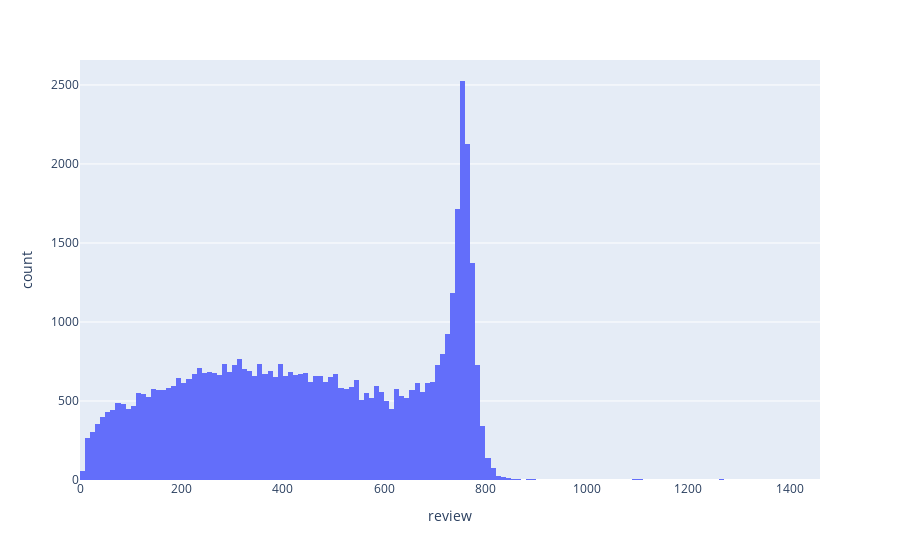

The code cell stored with this chart in its notebook:
### Code cell
review_length = df["review"].dropna().map(lambda x: len(x))
review_length = review_length.loc[review_length < 1500]
review_length = pd.DataFrame(review_length)
fig = px.histogram(review_length, x="review")
fig.show()

### Figure 1 — Plotly figure (JSON) as saved in the notebook; plotly's stock layout.template omitted (floating-point values rounded to 4 significant figures; data arrays with more than 128 entries replaced by an {"elided": "..."} marker saying what was removed)
{"data": [{"alignmentgroup": "True", "bingroup": "x", "hovertemplate": "review=%{x}<br>count=%{y}<extra></extra>", "legendgroup": "", "marker": {"color": "#636efa", "pattern": {"shape": ""}}, "name": "", "offsetgroup": "", "orientation": "v", "showlegend": false, "type": "histogram", "x": {"elided": "53733 int values"}, "xaxis": "x", "yaxis": "y"}], "layout": {"barmode": "relative", "legend": {"tracegroupgap": 0}, "margin": {"t": 60}, "xaxis": {"anchor": "y", "domain": [0, 1], "title": {"text": "review"}}, "yaxis": {"anchor": "x", "domain": [0, 1], "title": {"text": "count"}}}}
